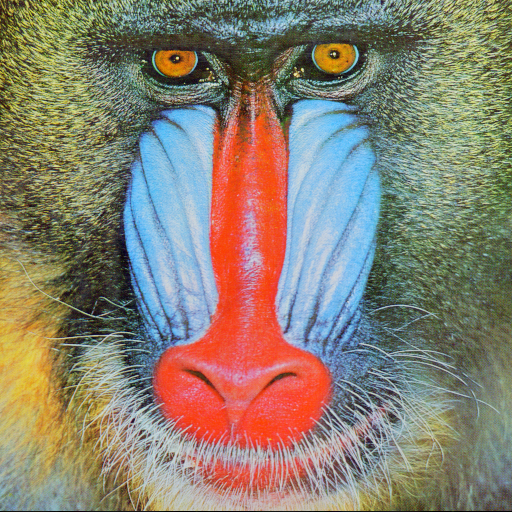
#> input picture src/python/Processamento de imagens coloridas/input_images/baboon.png, 512 x 512 px
$ python show_rgb_channels.py
#> lines starting #> are read from the running program, lines starting #| are printed output that depends on the picture
import numpy as np
import matplotlib.pyplot as plt
import cv2 as cv

def plot_channels(image):

    image = cv.cvtColor(image, cv.COLOR_BGR2RGB)

    red = image.copy()
    red[:,:,1] = 0
    red[:,:,2] = 0

    green = image.copy()
    green[:,:,0] = 0
    green[:,:,2] = 0

    blue = image.copy()
    blue[:,:,0] = 0
    blue[:,:,1] = 0

    plt.figure(figsize = (20,20))

    plt.subplot(231), plt.imshow(red)
    plt.subplot(234), plt.hist(red[:,:,0].reshape(-1), color = "red", bins = 25)

    plt.subplot(232), plt.imshow(green)
    plt.subplot(235), plt.hist(green[:,:,1].reshape(-1), color = "green", bins = 25)

    plt.subplot(233), plt.imshow(blue)
    plt.subplot(236), plt.hist(blue[:,:,2].reshape(-1), color = "blue", bins = 25)

    plt.show()

baboon = cv.imread("input_images/baboon.png")
#> baboon is the input picture: shape (512, 512, 3); mean B, G, R 113.1, 128.9, 137.4
chips = cv.imread("input_images/chips.png")
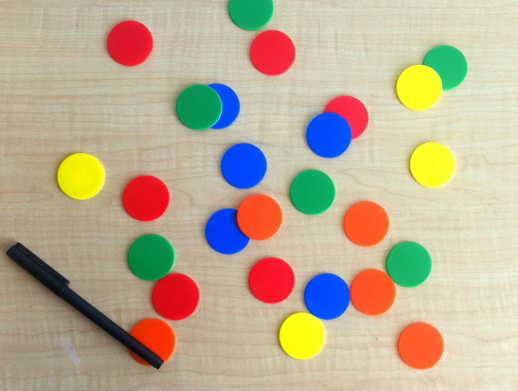
#> input picture src/python/Processamento de imagens coloridas/input_images/chips.png, 518 x 391 px
#> chips is the input picture: shape (391, 518, 3); mean B, G, R 148.1, 173.3, 188.3
rgbcube = cv.imread("input_images/rgbcube_kBKG.png")
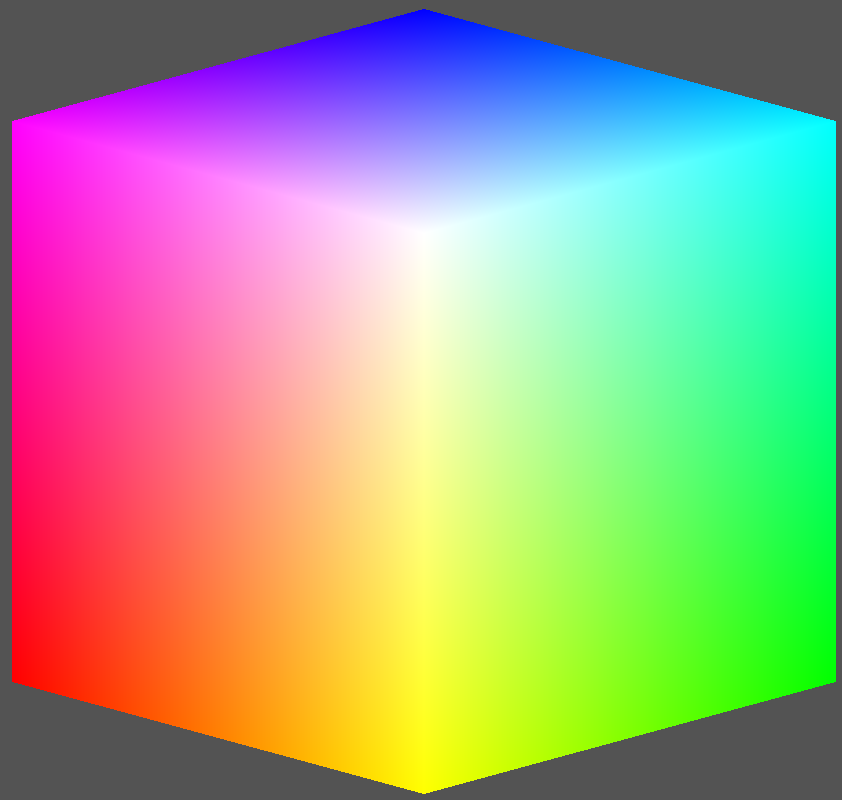
#> input picture src/python/Processamento de imagens coloridas/input_images/rgbcube_kBKG.png, 842 x 800 px
#> rgbcube is the input picture: shape (800, 842, 3); mean B, G, R 137.1, 163.4, 163.4

plot_channels(baboon)
plot_channels(chips)
plot_channels(rgbcube)
#> in plot_channels (call 3), `red[:,:,2] = 0`:
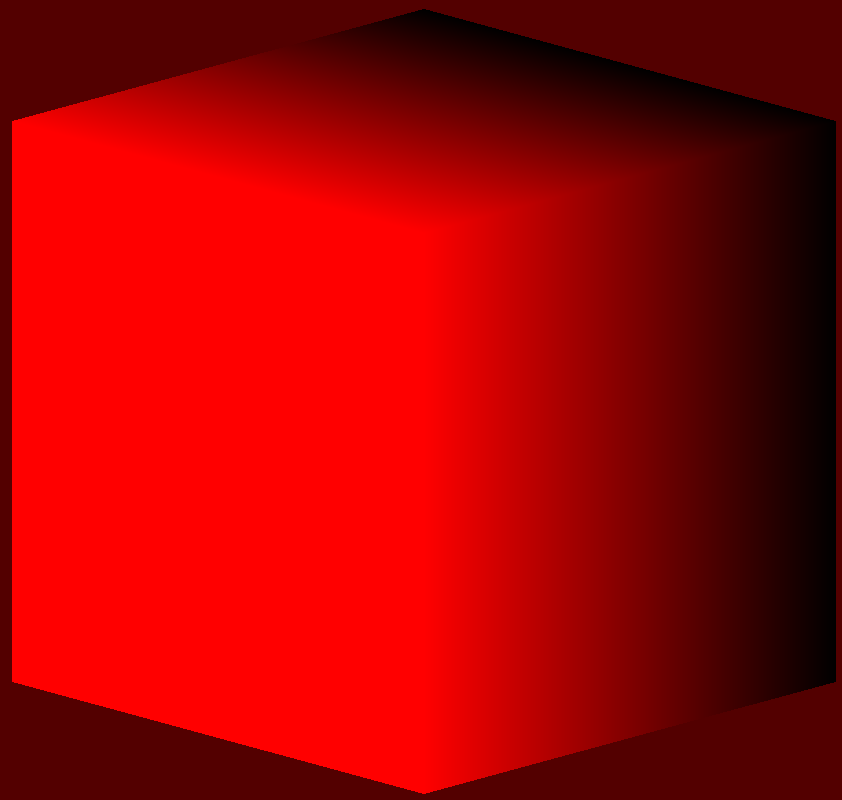
#> red: shape (800, 842, 3); mean R, G, B 163.4, 0, 0
#> in plot_channels (call 3), `green[:,:,0] = 0`:
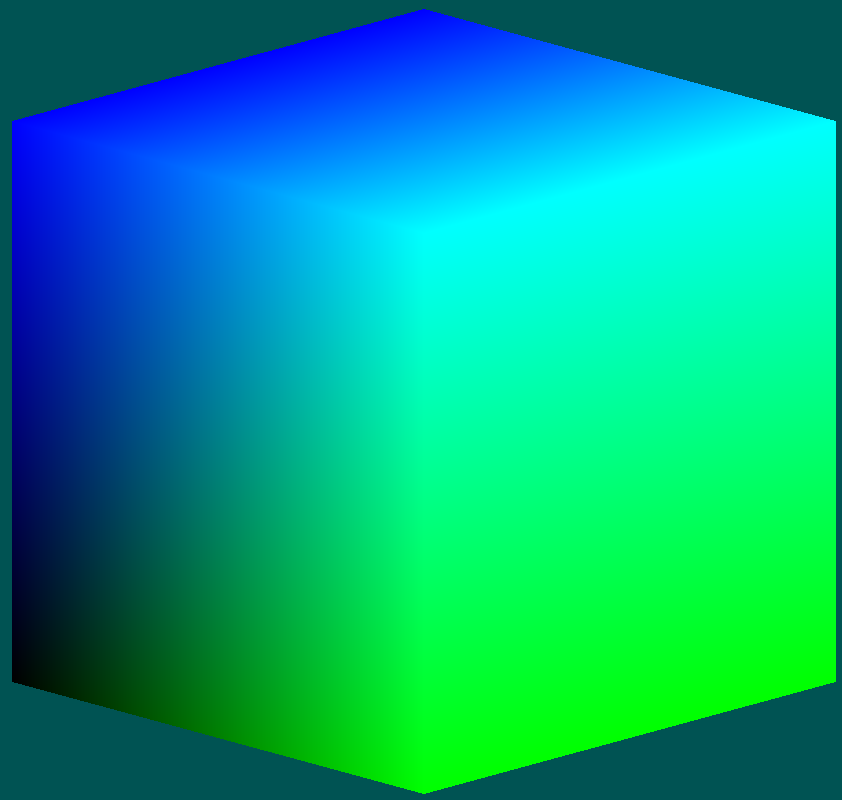
#> green: shape (800, 842, 3); mean R, G, B 0, 163.4, 137.1
#> in plot_channels (call 3), `green[:,:,2] = 0`:
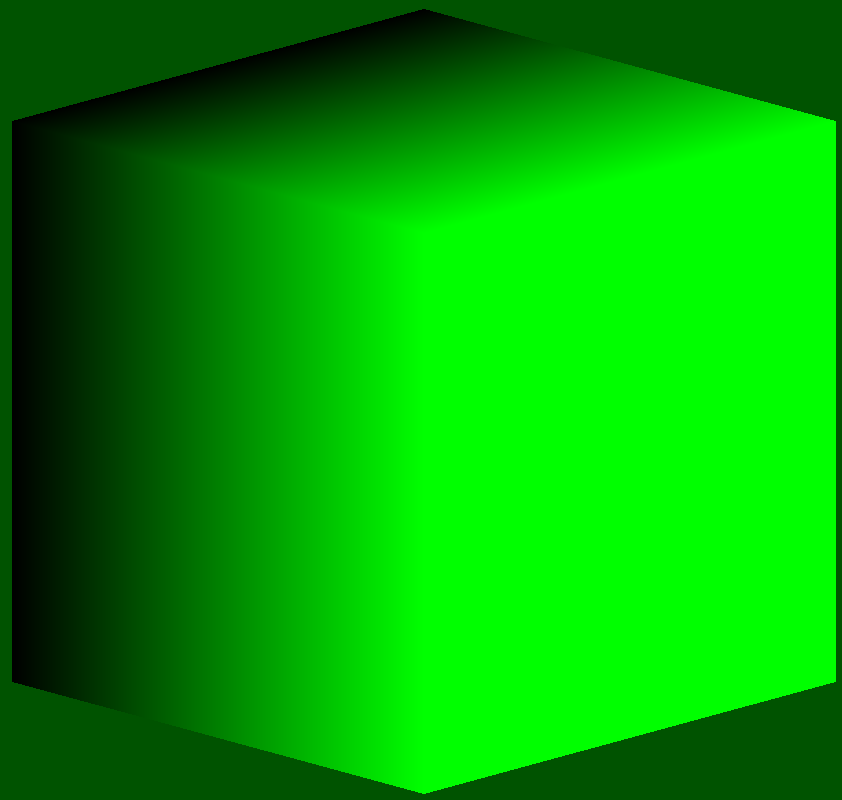
#> green: shape (800, 842, 3); mean R, G, B 0, 163.4, 0
#> in plot_channels (call 3), `blue[:,:,1] = 0`:
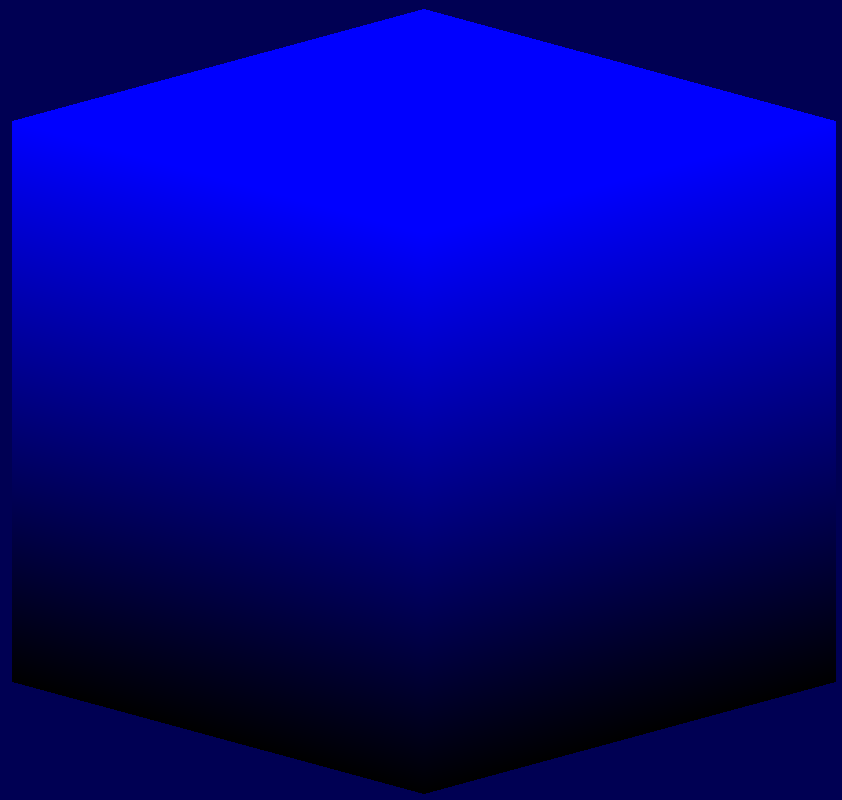
#> blue: shape (800, 842, 3); mean R, G, B 0, 0, 137.1
#> in plot_channels (call 3), `plt.show()`:
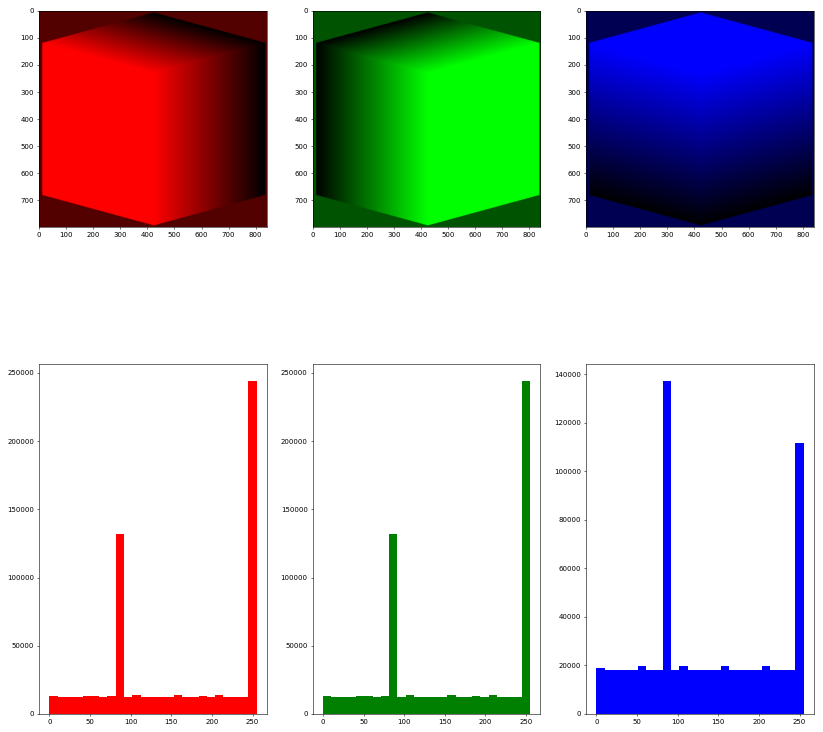
#> figure drawn by matplotlib, 6 panels; panel 2: tallest bar 244355 high, from x = 244.8 to 255; panel 4: tallest bar 244355 high, from x = 244.8 to 255; panel 6: tallest bar 137266 high, from x = 81.6 to 91.8
